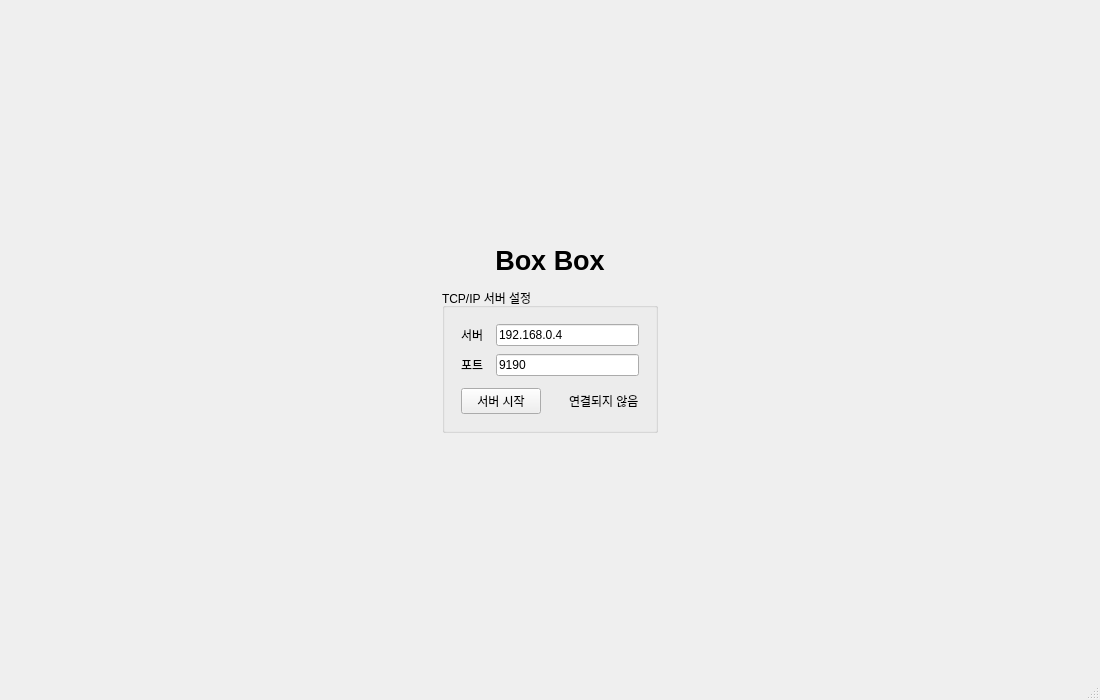
<?xml version="1.0" encoding="UTF-8"?>
<ui version="4.0">
 <class>MainWindow</class>
 <widget class="QMainWindow" name="MainWindow">
  <property name="geometry">
   <rect>
    <x>0</x>
    <y>0</y>
    <width>1100</width>
    <height>700</height>
   </rect>
  </property>
  <property name="windowTitle">
   <string>MainWindow</string>
  </property>
  <widget class="QWidget" name="centralwidget">
   <layout class="QVBoxLayout" name="centralLayout">
    <property name="spacing">
     <number>6</number>
    </property>
    <property name="leftMargin">
     <number>9</number>
    </property>
    <property name="topMargin">
     <number>9</number>
    </property>
    <property name="rightMargin">
     <number>9</number>
    </property>
    <property name="bottomMargin">
     <number>9</number>
    </property>
    <item>
     <widget class="QStackedWidget" name="stackedWidget">
      <property name="currentIndex">
       <number>0</number>
      </property>
      <widget class="QWidget" name="connectPage">
       <layout class="QVBoxLayout" name="connectPageLayout">
        <property name="spacing">
         <number>12</number>
        </property>
        <property name="leftMargin">
         <number>0</number>
        </property>
        <property name="topMargin">
         <number>20</number>
        </property>
        <property name="rightMargin">
         <number>0</number>
        </property>
        <property name="bottomMargin">
         <number>20</number>
        </property>
        <item>
         <spacer name="connectPageTopSpacer">
          <property name="orientation">
           <enum>Qt::Orientation::Vertical</enum>
          </property>
          <property name="sizeType">
           <enum>QSizePolicy::Policy::Expanding</enum>
          </property>
          <property name="sizeHint" stdset="0">
           <size>
            <width>20</width>
            <height>20</height>
           </size>
          </property>
         </spacer>
        </item>
        <item alignment="Qt::AlignmentFlag::AlignHCenter">
         <widget class="QLabel" name="connectPageTitleLabel">
          <property name="font">
           <font>
            <pointsize>20</pointsize>
            <bold>true</bold>
           </font>
          </property>
          <property name="text">
           <string notr="true">Box Box</string>
          </property>
          <property name="alignment">
           <set>Qt::AlignmentFlag::AlignCenter</set>
          </property>
         </widget>
        </item>
        <item alignment="Qt::AlignmentFlag::AlignHCenter">
         <widget class="QGroupBox" name="connectPageGroupBox">
          <property name="sizePolicy">
           <sizepolicy hsizetype="Preferred" vsizetype="Fixed">
            <horstretch>0</horstretch>
            <verstretch>0</verstretch>
           </sizepolicy>
          </property>
          <property name="title">
           <string>TCP/IP 서버 설정</string>
          </property>
          <layout class="QVBoxLayout" name="connectPageGroupBoxLayout">
           <property name="spacing">
            <number>12</number>
           </property>
           <property name="leftMargin">
            <number>16</number>
           </property>
           <property name="topMargin">
            <number>16</number>
           </property>
           <property name="rightMargin">
            <number>16</number>
           </property>
           <property name="bottomMargin">
            <number>16</number>
           </property>
           <item>
            <layout class="QFormLayout" name="connectPageFormLayout">
             <property name="horizontalSpacing">
              <number>12</number>
             </property>
             <property name="verticalSpacing">
              <number>8</number>
             </property>
             <item row="0" column="0">
              <widget class="QLabel" name="connectServerLabel">
               <property name="text">
                <string>서버</string>
               </property>
              </widget>
             </item>
             <item row="0" column="1">
              <widget class="QLineEdit" name="connectServerLineEdit">
               <property name="text">
                <string>192.168.0.4</string>
               </property>
              </widget>
             </item>
             <item row="1" column="0">
              <widget class="QLabel" name="connectPortLabel">
               <property name="text">
                <string>포트</string>
               </property>
              </widget>
             </item>
             <item row="1" column="1">
              <widget class="QLineEdit" name="connectPortLineEdit">
               <property name="text">
                <string>9190</string>
               </property>
              </widget>
             </item>
            </layout>
           </item>
           <item>
            <layout class="QHBoxLayout" name="connectPageButtonLayout">
             <item>
              <widget class="QPushButton" name="connectPageConnectButton">
               <property name="text">
                <string>서버 시작</string>
               </property>
              </widget>
             </item>
             <item>
              <spacer name="connectPageButtonSpacer">
               <property name="orientation">
                <enum>Qt::Orientation::Horizontal</enum>
               </property>
               <property name="sizeType">
                <enum>QSizePolicy::Policy::Fixed</enum>
               </property>
               <property name="sizeHint" stdset="0">
                <size>
                 <width>16</width>
                 <height>20</height>
                </size>
               </property>
              </spacer>
             </item>
             <item>
              <widget class="QLabel" name="connectPageStatusLabel">
               <property name="text">
                <string>연결되지 않음</string>
               </property>
              </widget>
             </item>
            </layout>
           </item>
          </layout>
         </widget>
        </item>
        <item>
         <spacer name="connectPageBottomSpacer">
          <property name="orientation">
           <enum>Qt::Orientation::Vertical</enum>
          </property>
          <property name="sizeType">
           <enum>QSizePolicy::Policy::Expanding</enum>
          </property>
          <property name="sizeHint" stdset="0">
           <size>
            <width>20</width>
            <height>20</height>
           </size>
          </property>
         </spacer>
        </item>
       </layout>
      </widget>
      <widget class="QWidget" name="mainPage">
       <layout class="QHBoxLayout" name="mainPageLayout">
        <item>
         <layout class="QVBoxLayout" name="leftLayout">
          <item>
           <widget class="QGroupBox" name="connectionGroupBox">
            <property name="title">
             <string>TCP/IP 제어</string>
            </property>
            <layout class="QVBoxLayout" name="connectionGroupBoxLayout">
             <item>
              <layout class="QFormLayout" name="connectionFormLayout">
               <item row="0" column="0">
                <widget class="QLabel" name="serverLabel">
                 <property name="text">
                  <string>서버</string>
                 </property>
                </widget>
               </item>
               <item row="0" column="1">
                <widget class="QLineEdit" name="serverLineEdit">
                 <property name="text">
                  <string>10.10.16.44</string>
                 </property>
                </widget>
               </item>
               <item row="1" column="0">
                <widget class="QLabel" name="portLabel">
                 <property name="text">
                  <string>포트</string>
                 </property>
                </widget>
               </item>
               <item row="1" column="1">
                <widget class="QLineEdit" name="portLineEdit">
                 <property name="text">
                  <string>9190</string>
                 </property>
                </widget>
               </item>
              </layout>
             </item>
             <item>
              <layout class="QHBoxLayout" name="connectionButtonLayout">
               <item>
                <widget class="QPushButton" name="connectButton">
                 <property name="text">
                  <string>서버 시작</string>
                 </property>
                </widget>
               </item>
               <item>
                <spacer name="connectionButtonSpacer">
                 <property name="orientation">
                  <enum>Qt::Orientation::Horizontal</enum>
                 </property>
                 <property name="sizeHint" stdset="0">
                  <size>
                   <width>40</width>
                   <height>20</height>
                  </size>
                 </property>
                </spacer>
               </item>
               <item>
                <widget class="QLabel" name="statusLabel">
                 <property name="text">
                  <string>연결되지 않음</string>
                 </property>
                </widget>
               </item>
              </layout>
             </item>
             <item>
              <layout class="QHBoxLayout" name="messageLayout">
               <item>
                <widget class="QLineEdit" name="messageLineEdit">
                 <property name="placeholderText">
                  <string>보낼 메시지를 입력하세요</string>
                 </property>
                </widget>
               </item>
               <item>
                <widget class="QPushButton" name="sendButton">
                 <property name="enabled">
                  <bool>false</bool>
                 </property>
                 <property name="text">
                  <string>메시지 전송</string>
                 </property>
                </widget>
               </item>
              </layout>
             </item>
            </layout>
           </widget>
          </item>
          <item>
           <widget class="QGroupBox" name="imageGroupBox">
            <property name="title">
             <string>이미지</string>
            </property>
            <layout class="QVBoxLayout" name="imageGroupLayout">
             <item>
              <widget class="QLabel" name="imageLabel">
               <property name="sizePolicy">
                <sizepolicy hsizetype="Expanding" vsizetype="Expanding">
                 <horstretch>0</horstretch>
                 <verstretch>0</verstretch>
                </sizepolicy>
               </property>
               <property name="frameShape">
                <enum>QFrame::Shape::StyledPanel</enum>
               </property>
               <property name="text">
                <string>이미지가 없습니다.</string>
               </property>
               <property name="alignment">
                <set>Qt::AlignmentFlag::AlignCenter</set>
               </property>
              </widget>
             </item>
            </layout>
           </widget>
          </item>
          <item>
           <widget class="QGroupBox" name="logGroupBox">
            <property name="title">
             <string>로그</string>
            </property>
            <layout class="QVBoxLayout" name="logGroupLayout">
             <item>
              <widget class="QPlainTextEdit" name="logTextEdit">
               <property name="readOnly">
                <bool>true</bool>
               </property>
              </widget>
             </item>
             <item>
              <widget class="QPushButton" name="publishButton">
               <property name="text">
                <string>비상정지</string>
               </property>
              </widget>
             </item>
            </layout>
           </widget>
          </item>
         </layout>
        </item>
        <item>
         <layout class="QVBoxLayout" name="rightPanelLayout">
          <item>
           <widget class="QTabWidget" name="dataTabWidget">
            <property name="currentIndex">
             <number>0</number>
            </property>
            <widget class="QWidget" name="tab1">
             <attribute name="title">
              <string>서울</string>
             </attribute>
             <layout class="QVBoxLayout" name="tab1Layout">
              <item>
               <widget class="QTableView" name="tab1TableView"/>
              </item>
             </layout>
            </widget>
            <widget class="QWidget" name="tab2">
             <attribute name="title">
              <string>부산</string>
             </attribute>
             <layout class="QVBoxLayout" name="tab2Layout">
              <item>
               <widget class="QTableView" name="tab2TableView"/>
              </item>
             </layout>
            </widget>
            <widget class="QWidget" name="tab3">
             <attribute name="title">
              <string>대전</string>
             </attribute>
             <layout class="QVBoxLayout" name="tab3Layout">
              <item>
               <widget class="QTableView" name="tab3TableView"/>
              </item>
             </layout>
            </widget>
            <widget class="QWidget" name="tab4">
             <attribute name="title">
              <string>미분류</string>
             </attribute>
             <layout class="QVBoxLayout" name="tab4Layout">
              <item>
               <widget class="QTableView" name="tab4TableView"/>
              </item>
             </layout>
            </widget>
           </widget>
          </item>
          <item>
           <widget class="QLabel" name="zoneCountLabel">
            <property name="text">
             <string>STM 존 전송 횟수: 서울 0회 / 대전 0회 / 부산 0회</string>
            </property>
            <property name="alignment">
             <set>Qt::AlignmentFlag::AlignLeading</set>
            </property>
           </widget>
          </item>
         </layout>
        </item>
       </layout>
      </widget>
     </widget>
    </item>
   </layout>
  </widget>
  <widget class="QMenuBar" name="menubar">
   <property name="geometry">
    <rect>
     <x>0</x>
     <y>0</y>
     <width>1100</width>
     <height>22</height>
    </rect>
   </property>
  </widget>
  <widget class="QStatusBar" name="statusbar"/>
 </widget>
 <resources/>
 <connections/>
</ui>
